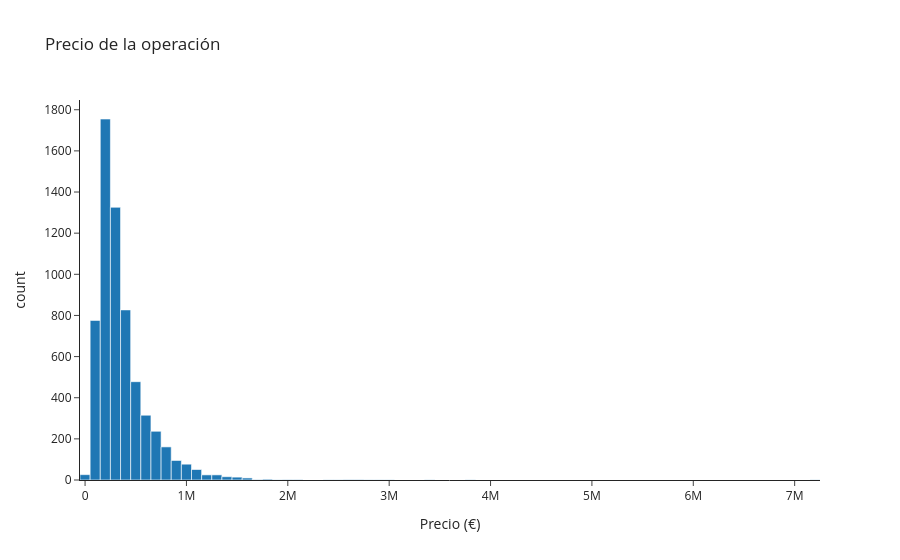

The notebook cell saved with this chart:
### Markdown cell above
## 2. La variable objetivo

### Code cell
px.histogram(entrenamiento, x="precio", nbins=100, template="simple_white",
             title="Precio de la operación", labels={"precio": "Precio (€)"})

### Figure 1 — Plotly figure (JSON) as saved in the notebook; plotly's stock layout.template omitted (floating-point values rounded to 4 significant figures; data arrays with more than 128 entries replaced by an {"elided": "..."} marker saying what was removed)
{"data": [{"bingroup": "x", "hovertemplate": "Precio (€)=%{x}<br>count=%{y}<extra></extra>", "legendgroup": "", "marker": {"color": "#1F77B4", "pattern": {"shape": ""}}, "name": "", "nbinsx": 100, "orientation": "v", "showlegend": false, "type": "histogram", "x": {"elided": "6237 float values"}, "xaxis": "x", "yaxis": "y"}], "layout": {"barmode": "relative", "legend": {"tracegroupgap": 0}, "title": {"text": "Precio de la operación"}, "xaxis": {"anchor": "y", "domain": [0, 1], "title": {"text": "Precio (€)"}}, "yaxis": {"anchor": "x", "domain": [0, 1], "title": {"text": "count"}}}}
